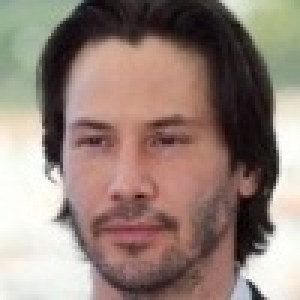
#> input picture deepcake/alignment_reference/reference.jpg, 100 x 100 px (shown 3 times larger); its folder holds only this picture in this run
$ python -i _utils.py   (imports and definitions only)
#> lines starting #> are read from the running program, lines starting #| are printed output that depends on the picture
import cv2
import numpy
import os
import matplotlib.pyplot as plt

from .umeyama import umeyama

def random_transform(image, rotation_range, zoom_range, shift_range, random_flip):
    h, w = image.shape[0:2]
    rotation = numpy.random.uniform(-rotation_range, rotation_range)
    scale = numpy.random.uniform(1 - zoom_range, 1 + zoom_range)
    tx = numpy.random.uniform(-shift_range, shift_range) * w
    ty = numpy.random.uniform(-shift_range, shift_range) * h
    mat = cv2.getRotationMatrix2D((w // 2, h // 2), rotation, scale)
    mat[:, 2] += (tx, ty)
    result = cv2.warpAffine(image, mat, (w, h), borderMode=cv2.BORDER_REPLICATE)
    if numpy.random.random() < random_flip:
        result = result[:, ::-1]
    return result

def random_warp(image):
    assert image.shape == (256, 256, 3)
    _crop_factor = 128  ## 128 means no crop

    range_ = numpy.linspace(128 - _crop_factor, 128 + _crop_factor, 5)
    mapx = numpy.broadcast_to(range_, (5, 5))
    mapy = mapx.T

    mapx = mapx + numpy.random.normal(size=(5, 5), scale=5)
    mapy = mapy + numpy.random.normal(size=(5, 5), scale=5)

    interp_mapx = cv2.resize(mapx, (80, 80))[8:72, 8:72].astype('float32')
    interp_mapy = cv2.resize(mapy, (80, 80))[8:72, 8:72].astype('float32')

    warped_image = cv2.remap(image, interp_mapx, interp_mapy, cv2.INTER_LINEAR)

    src_points = numpy.stack([mapx.ravel(), mapy.ravel()], axis=-1)
    dst_points = numpy.mgrid[0:65:16, 0:65:16].T.reshape(-1, 2)
    mat = umeyama(src_points, dst_points, True)[0:2]

    target_image = cv2.warpAffine(image, mat, (64, 64))

    # plt.imshow(cv2.hconcat([warped_image, target_image]))
    # plt.show()

    return warped_image, target_image


def get_image_paths(directory):
    return [x.path for x in os.scandir(directory) if x.name.endswith(".jpg") or x.name.endswith(".png")
            or x.name.endswith(".JPG")]


def load_images(image_paths, convert=None):
    iter_all_images = (cv2.resize(cv2.imread(fn), (256, 256)) for fn in image_paths)
    if convert:
        iter_all_images = (convert(img) for img in iter_all_images)
    for i, image in enumerate(iter_all_images):
        if i == 0:
            all_images = numpy.empty((len(image_paths),) + image.shape, dtype=image.dtype)
        all_images[i] = image
    return all_images


def get_transpose_axes(n):
    if n % 2 == 0:
        y_axes = list(range(1, n - 1, 2))
        x_axes = list(range(0, n - 1, 2))
    else:
        y_axes = list(range(0, n - 1, 2))
        x_axes = list(range(1, n - 1, 2))
    return y_axes, x_axes, [n - 1]

>>> import cv2
>>> picture = cv2.imread('alignment_reference/reference.jpg', cv2.IMREAD_GRAYSCALE)
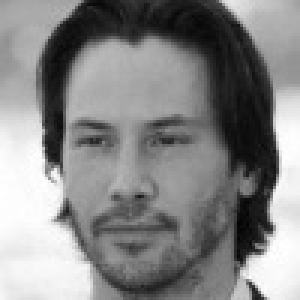
#> picture: shape (100, 100) (shown 3 times larger); min 3, max 255, mean 134.4
#> (the run stopped early here; a loop or call above may not have finished)
